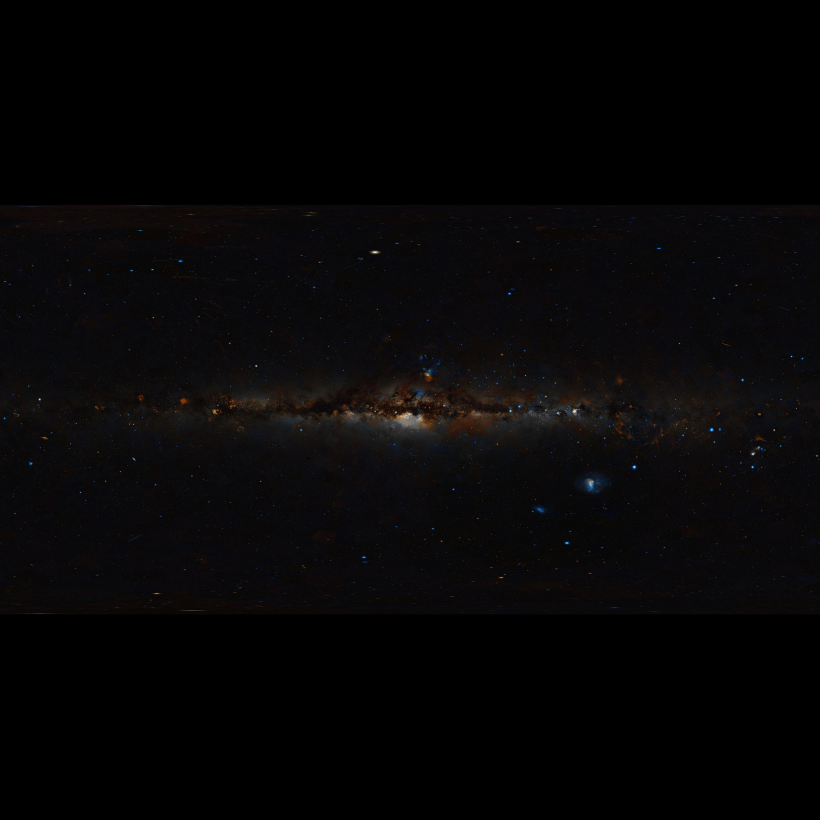
#> input picture cmbschool/media/sky/visible_dss_rect.webp, 4096 x 4096 px (shown at 1/5 size)
$ python build_visible_mollweide.py
#> lines starting #> are read from the running program, lines starting #| are printed output that depends on the picture; after the words box and inside, x2 and y2 are one past the last pixel; in counts of white or black regions, pixels touching at a corner belong together
from pathlib import Path

import numpy as np
from PIL import Image


# --------------------------------------------------
# Paths
# --------------------------------------------------

ROOT = Path(__file__).resolve().parent.parent

INPUT_FILE = (
    ROOT
    / "media"
    / "sky"
    / "visible_dss_rect.webp"
)

OUTPUT_FILE = (
    ROOT
    / "media"
    / "sky"
    / "visible_dss.webp"
)


# --------------------------------------------------
# Load image
# --------------------------------------------------

img = Image.open(INPUT_FILE).convert("RGB")
#> img is the input picture: PIL image 4096x4096 RGB; mean R, G, B 6.7, 5.8, 6.4

src = (
    np.asarray(img)
    .astype(np.float32)
    / 255.0
)


# --------------------------------------------------
# Crop black borders
# --------------------------------------------------

gray = src.mean(axis=2)

mask = gray > 0.02
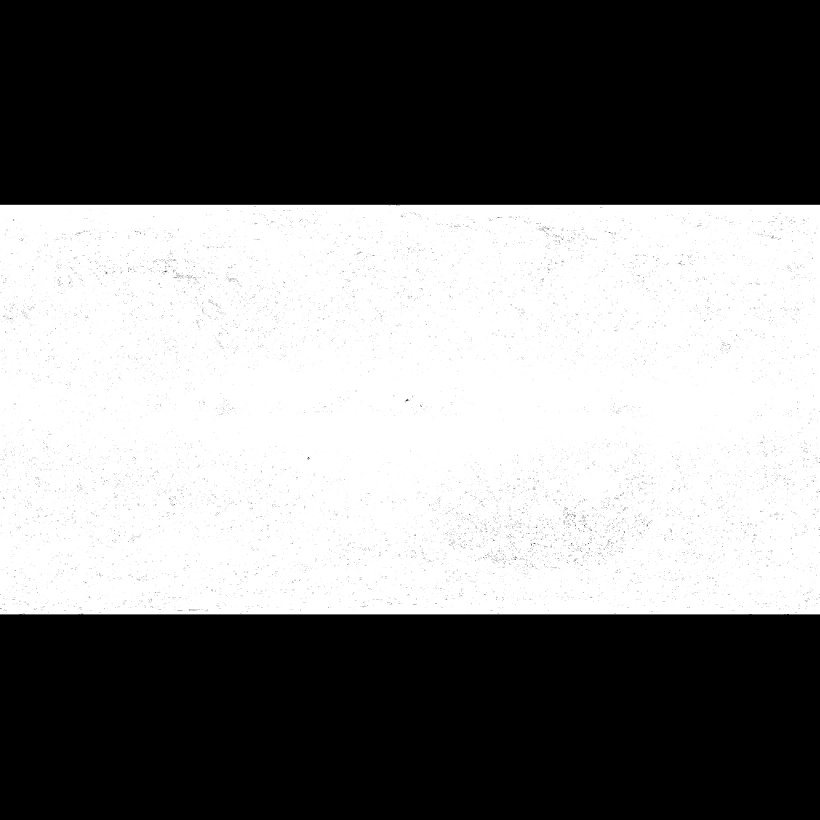
#> mask: shape (4096, 4096) bool (shown at 1/5 size); 49.7% white; 1 white region, box (x1, y1, x2, y2) and area: (0, 1024, 4096, 3072) 8341080

rows = np.where(mask.any(axis=1))[0]
#> rows = 2048 values from 1024 to 3071
cols = np.where(mask.any(axis=0))[0]
#> cols = 4096 values from 0 to 4095

if len(rows) and len(cols):

    src = src[
        rows[0]:rows[-1] + 1,
        cols[0]:cols[-1] + 1
    ]
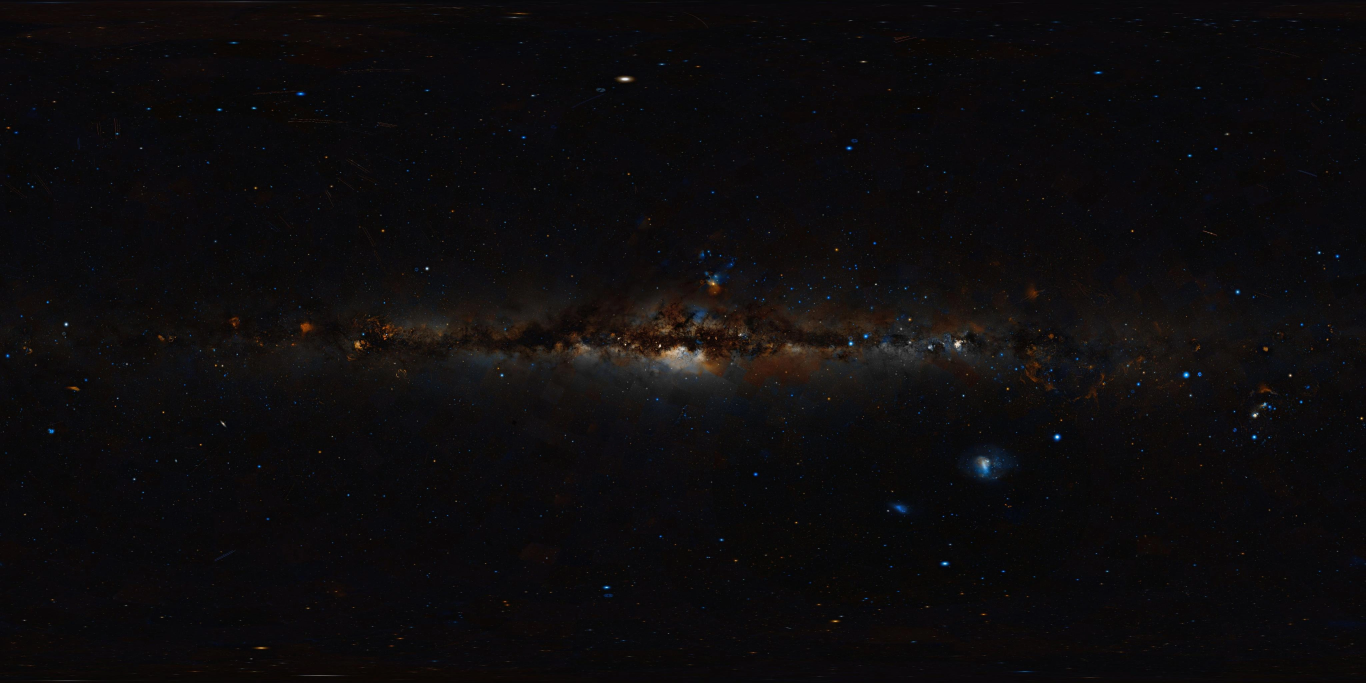
#> src: shape (2048, 4096, 3) float32 (shown at 1/3 size); mean R, G, B 0.0535, 0.046, 0.051


# --------------------------------------------------
# Equirectangular -> Mollweide
# --------------------------------------------------

src_h, src_w, _ = src.shape
#> src_h = 2048; src_w = 4096

out_width = 2400
out_height = 1200

dst = np.zeros(
    (out_height, out_width, 3),
    dtype=np.float32
)

sqrt2 = np.sqrt(2.0)


for j in range(out_height):

    y = (
        0.5 -
        j / (out_height - 1)
    ) * 2.0 * sqrt2

    for i in range(out_width):

        x = (
            i / (out_width - 1) -
            0.5
        ) * 4.0 * sqrt2


        # Outside Mollweide ellipse
        if (
            (x / (2.0 * sqrt2)) ** 2 +
            (y / sqrt2) ** 2
            > 1.0
        ):
            continue


        theta = np.arcsin(
            np.clip(
                y / sqrt2,
                -1.0,
                1.0
            )
        )

#> (the run stopped early here; a loop or call above may not have finished)
